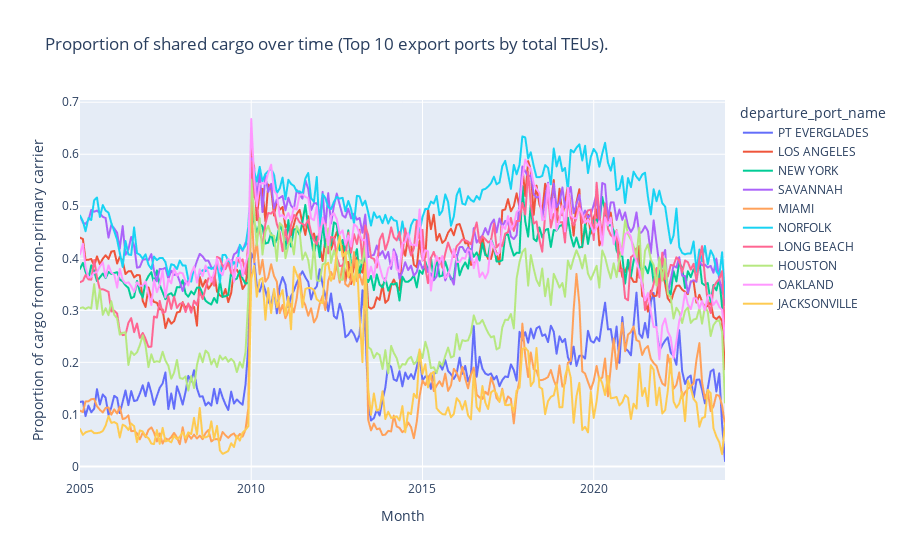

Source (notebook cell):
### Code cell
sharing_over_time_plotly(
    data_lf=exports_lf,
    group_var='departure_port_name',
    title='Proportion of shared cargo over time (Top 10 export ports by total TEUs).')

### Figure 1 — Plotly figure (JSON) as saved in the notebook; plotly's stock layout.template omitted (floating-point values rounded to 4 significant figures; data arrays with more than 128 entries replaced by an {"elided": "..."} marker saying what was removed)
{"data": [{"hovertemplate": "departure_port_name=PT EVERGLADES<br>Month=%{x}<br>Proportion of cargo from non-primary carrier=%{y}<extra></extra>", "legendgroup": "PT EVERGLADES", "line": {"color": "#636efa", "dash": "solid"}, "marker": {"symbol": "circle"}, "mode": "lines", "name": "PT EVERGLADES", "showlegend": true, "type": "scattergl", "x": {"elided": "227 str values"}, "xaxis": "x", "y": {"elided": "227 float values"}, "yaxis": "y"}, {"hovertemplate": "departure_port_name=LOS ANGELES<br>Month=%{x}<br>Proportion of cargo from non-primary carrier=%{y}<extra></extra>", "legendgroup": "LOS ANGELES", "line": {"color": "#EF553B", "dash": "solid"}, "marker": {"symbol": "circle"}, "mode": "lines", "name": "LOS ANGELES", "showlegend": true, "type": "scattergl", "x": {"elided": "227 str values"}, "xaxis": "x", "y": {"elided": "227 float values"}, "yaxis": "y"}, {"hovertemplate": "departure_port_name=NEW YORK<br>Month=%{x}<br>Proportion of cargo from non-primary carrier=%{y}<extra></extra>", "legendgroup": "NEW YORK", "line": {"color": "#00cc96", "dash": "solid"}, "marker": {"symbol": "circle"}, "mode": "lines", "name": "NEW YORK", "showlegend": true, "type": "scattergl", "x": {"elided": "227 str values"}, "xaxis": "x", "y": {"elided": "227 float values"}, "yaxis": "y"}, {"hovertemplate": "departure_port_name=SAVANNAH<br>Month=%{x}<br>Proportion of cargo from non-primary carrier=%{y}<extra></extra>", "legendgroup": "SAVANNAH", "line": {"color": "#ab63fa", "dash": "solid"}, "marker": {"symbol": "circle"}, "mode": "lines", "name": "SAVANNAH", "showlegend": true, "type": "scattergl", "x": {"elided": "227 str values"}, "xaxis": "x", "y": {"elided": "227 float values"}, "yaxis": "y"}, {"hovertemplate": "departure_port_name=MIAMI<br>Month=%{x}<br>Proportion of cargo from non-primary carrier=%{y}<extra></extra>", "legendgroup": "MIAMI", "line": {"color": "#FFA15A", "dash": "solid"}, "marker": {"symbol": "circle"}, "mode": "lines", "name": "MIAMI", "showlegend": true, "type": "scattergl", "x": {"elided": "227 str values"}, "xaxis": "x", "y": {"elided": "227 float values"}, "yaxis": "y"}, {"hovertemplate": "departure_port_name=NORFOLK<br>Month=%{x}<br>Proportion of cargo from non-primary carrier=%{y}<extra></extra>", "legendgroup": "NORFOLK", "line": {"color": "#19d3f3", "dash": "solid"}, "marker": {"symbol": "circle"}, "mode": "lines", "name": "NORFOLK", "showlegend": true, "type": "scattergl", "x": {"elided": "227 str values"}, "xaxis": "x", "y": {"elided": "227 float values"}, "yaxis": "y"}, {"hovertemplate": "departure_port_name=LONG BEACH<br>Month=%{x}<br>Proportion of cargo from non-primary carrier=%{y}<extra></extra>", "legendgroup": "LONG BEACH", "line": {"color": "#FF6692", "dash": "solid"}, "marker": {"symbol": "circle"}, "mode": "lines", "name": "LONG BEACH", "showlegend": true, "type": "scattergl", "x": {"elided": "227 str values"}, "xaxis": "x", "y": {"elided": "227 float values"}, "yaxis": "y"}, {"hovertemplate": "departure_port_name=HOUSTON<br>Month=%{x}<br>Proportion of cargo from non-primary carrier=%{y}<extra></extra>", "legendgroup": "HOUSTON", "line": {"color": "#B6E880", "dash": "solid"}, "marker": {"symbol": "circle"}, "mode": "lines", "name": "HOUSTON", "showlegend": true, "type": "scattergl", "x": {"elided": "227 str values"}, "xaxis": "x", "y": {"elided": "227 float values"}, "yaxis": "y"}, {"hovertemplate": "departure_port_name=OAKLAND<br>Month=%{x}<br>Proportion of cargo from non-primary carrier=%{y}<extra></extra>", "legendgroup": "OAKLAND", "line": {"color": "#FF97FF", "dash": "solid"}, "marker": {"symbol": "circle"}, "mode": "lines", "name": "OAKLAND", "showlegend": true, "type": "scattergl", "x": {"elided": "227 str values"}, "xaxis": "x", "y": {"elided": "227 float values"}, "yaxis": "y"}, {"hovertemplate": "departure_port_name=JACKSONVILLE<br>Month=%{x}<br>Proportion of cargo from non-primary carrier=%{y}<extra></extra>", "legendgroup": "JACKSONVILLE", "line": {"color": "#FECB52", "dash": "solid"}, "marker": {"symbol": "circle"}, "mode": "lines", "name": "JACKSONVILLE", "showlegend": true, "type": "scattergl", "x": {"elided": "227 str values"}, "xaxis": "x", "y": {"elided": "227 float values"}, "yaxis": "y"}], "layout": {"legend": {"title": {"text": "departure_port_name"}, "tracegroupgap": 0}, "title": {"text": "Proportion of shared cargo over time (Top 10 export ports by total TEUs)."}, "xaxis": {"anchor": "y", "domain": [0, 1], "title": {"text": "Month"}}, "yaxis": {"anchor": "x", "domain": [0, 1], "title": {"text": "Proportion of cargo from non-primary carrier"}}}}
